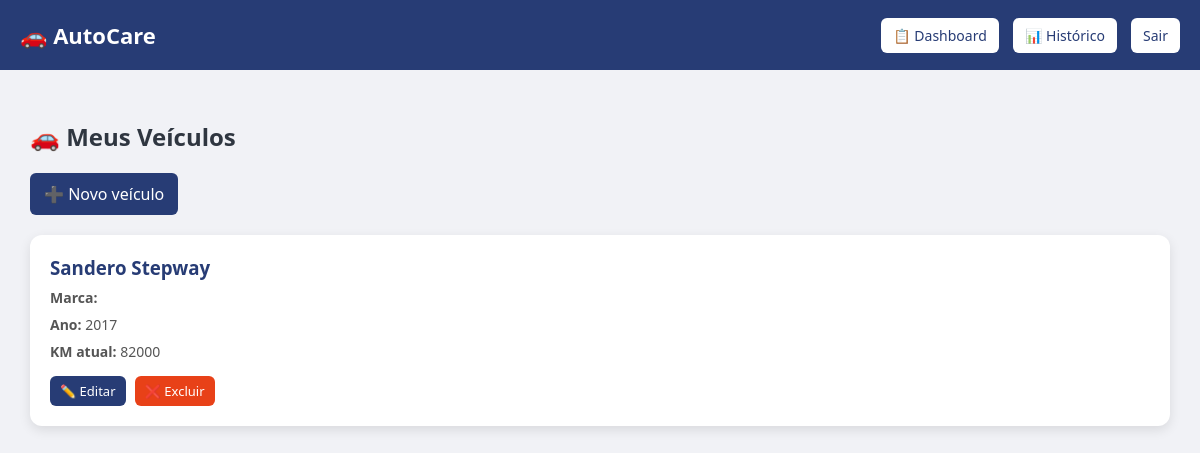
Page /veiculos/ (signed in) on the committed database.
### core/models.py (models this page shows, shortened)
class Veiculo(models.Model):
    usuario = models.ForeignKey(User, on_delete=models.CASCADE)
    modelo = models.CharField(max_length=100)
    ano = models.IntegerField()
    km_atual = models.IntegerField()

### core/views.py (the view)
# urls.py: path('veiculos/', views.veiculos, name='veiculos'),
@login_required
def veiculos(request):
    veiculos = Veiculo.objects.filter(usuario=request.user)
    return render(request, 'veiculos.html', {
        'veiculos': veiculos
    })

### templates/veiculos.html (shortened to what this page needs)
<!DOCTYPE html>
<html>
<head>
</head>
<body>
<div class="header">
    <div class="logo">🚗 AutoCare</div>
    <div class="menu">
        <a href="/">📋 Dashboard</a>
        <a href="/historico/">📊 Histórico</a>
        <a href="/accounts/logout/">Sair</a>
    </div>
</div>
<div class="container">
    <h2>🚗 Meus Veículos</h2>
    <a href="/veiculo/novo/" class="btn-add">➕ Novo veículo</a>
    {% if veiculos %}
    <div class="grid">
        {% for v in veiculos %}
        <div class="card">
            <h3>{{ v.modelo }}</h3>
            <div class="info"><b>Marca:</b> {{ v.marca }}</div>
            <div class="info"><b>Ano:</b> {{ v.ano }}</div>
            <div class="info"><b>KM atual:</b> {{ v.km_atual }}</div>
            <div class="actions">
                <a href="/veiculo/{{ v.id }}/editar/" class="btn btn-edit">✏️ Editar</a>
                <a href="/veiculo/{{ v.id }}/deletar/" class="btn btn-delete">❌ Excluir</a>
            </div>
        </div>
        {% endfor %}
    </div>
    {% else %}
        <div class="empty">
            Nenhum veículo cadastrado ainda 🚗
        </div>
    {% endif %}
</div>
</body>
</html>

### templates/veiculos.html (style rules this page uses)
body { font-family: 'Segoe UI', Arial; background: #f1f2f6; margin: 0; }
.header { background: #273c75; color: white; padding: 20px; display: flex; justify-content: space-between; align-items: center; }
.logo { font-size: 22px; font-weight: bold; }
.menu a { background: white; color: #273c75; padding: 8px 12px; border-radius: 6px; text-decoration: none; margin-left: 10px; font-size: 14px; }
.container { padding: 30px; }
h2 { color: #2f3640; margin-bottom: 20px; }
.btn-add { display: inline-block; margin-bottom: 20px; background: #273c75; color: white; padding: 10px 14px; border-radius: 6px; text-decoration: none; }
.grid { display: grid; grid-template-columns: repeat(auto-fit, minmax(260px, 1fr)); gap: 20px; }
.card { background: white; padding: 20px; border-radius: 12px; box-shadow: 0 4px 12px rgba(0,0,0,0.1); }
.card h3 { margin: 0; color: #273c75; }
.info { margin-top: 8px; font-size: 14px; color: #555; }
.actions { margin-top: 15px; }
.btn { display: inline-block; padding: 6px 10px; border-radius: 6px; text-decoration: none; font-size: 13px; margin-right: 5px; }
.btn-edit { background: #273c75; color: white; }
.btn-delete { background: #e84118; color: white; }

### rows in the picture
Veiculo: modelo "Sandero Stepway", ano "2017", km_atual "82000"
